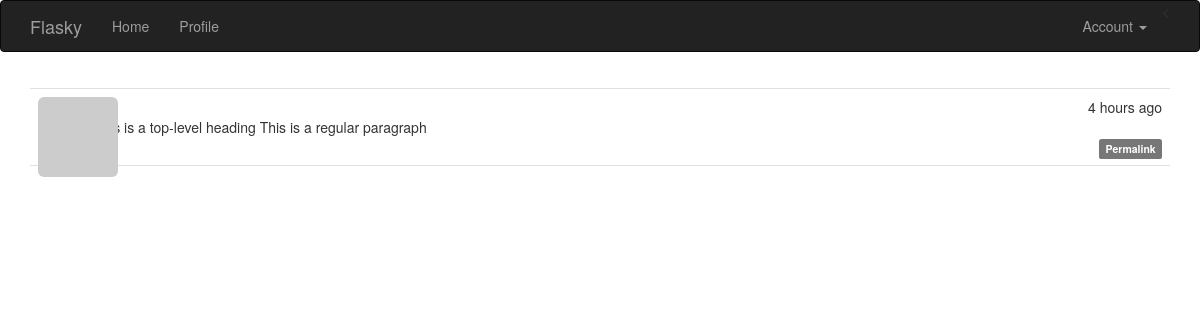
The page /post/301 (signed in) on the database its author committed.
### app/models.py (models this page shows, shortened)
class Post(db.Model):
    __tablename__ = 'posts'
    id = db.Column(db.Integer,primary_key=True)
    body = db.Column(db.Text)
    body_html = db.Column(db.Text)
    timestamp = db.Column(db.DateTime,index=True,default=datetime.utcnow)
    author_id = db.Column(db.Integer,db.ForeignKey('users.id'))

### app/main/views.py (the view)
@main.route('/post/<int:id>')
def post(id):
    post = Post.query.get_or_404(id)
    return render_template('post.html',posts=[post])

### app/auth/views.py (called while the page is built)
@auth.before_app_request
def before_request():
    if current_user.is_authenticated:
        current_user.ping()
        if not current_user.confirmed and request.endpoint and request.endpoint[:5] != 'auth.' and request.endpoint != 'static':
            return redirect(url_for('auth.unconfirmed'))

### app/main/__init__.py (called while the page is built)
@main.app_context_processor
def inject_permissions():
    return dict(Permission=Permission)

### app/models.py (called while the page is built)
@login_manager.user_loader
def load_user(user_id):
    return User.query.get(int(user_id))

    def can(self, permissions):
        return self.role is not None and \
            (self.role.permissions & permissions) == permissions

    def is_administrator(self):
        return self.can(Permission.ADMINISTER)

    def ping(self):
        self.last_seen = datetime.utcnow()
        db.session.add(self)

    def gravatar(self, size=100, default='identicon', rating='g'):
        if request.is_secure:
            url = 'https://secure.gravatar.com/avatar'
        else:
            url = 'http://www.gravatar.com/avatar'
        hash = self.avatar_hash or hashlib.md5(
            self.email.encode('utf-8')).hexdigest()
        return '{url}/{hash}?s={size}&d={default}&r={rating}'.format(
            url=url, hash=hash, size=size, default=default, rating=rating)

### app/templates/post.html (shortened to what this page needs)
{% extends 'base.html' %}
{% import "_macros.html" as macros %}
{% block page_content %}
{% include '_posts.html' %}
{% endblock %}

### app/templates/_posts.html (shortened to what this page needs)
<ul class="posts">
    {% for post in posts %}
    <li class="post">
        <div class="post-thumbnail">
            <a href="{{ url_for('.user',username=post.author.username) }}">
                <img class="img-rounded profile-thumbnail" src="{{ post.author.gravatar(size=40) }}">
            </a>
        </div>
        <div class="post-content">
            <div class="post-date">{{ moment(post.timestamp).fromNow() }}</div>
            <div class="post-author"><a href="{{ url_for('.user',username=post.author.username) }}">{{ post.author.username }}</a></div>
            <div class="post-body">
                {% if post.body_html %}
                    {{ post.body_html | safe }}
                {% else %}
                    {{ post.body }}
                {% endif %}
            </div>
            <div class="post-footer">
                <a href="{{ url_for('.post',id=post.id) }}">
                    <span class="label label-default">Permalink</span>
                </a>
            </div>
        </div>
    </li>
    {% endfor %}
</ul>

### app/static/styles.css (style rules this page uses)
.profile-thumbnail { position: absolute; }
ul.posts { list-style-type: none; padding: 0px; margin: 16px 0px 0px 0px; border-top: 1px solid #e0e0e0; }
ul.posts li.post { padding: 8px; border-bottom: 1px solid #e0e0e0; }
div.post-date { float: right; }
div.post-author { font-weight: bold; }
div.post-thumbnail { position: absolute; }
div.post-content { margin-left: 48px; min-height: 48px; }
div.post-footer { text-align: right; }

### rows shown on the page
Post: timestamp "4 hours ago", body "#This is a top-level heading This is a regular paragraph"
